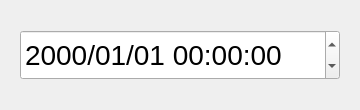
<?xml version="1.0" encoding="UTF-8"?>
<ui version="4.0">
 <class>TimeEditDialog</class>
 <widget class="QDialog" name="TimeEditDialog">
  <property name="geometry">
   <rect>
    <x>0</x>
    <y>0</y>
    <width>360</width>
    <height>110</height>
   </rect>
  </property>
  <property name="windowTitle">
   <string>Dialog</string>
  </property>
  <widget class="timeEdit" name="dateTimeEdit">
   <property name="geometry">
    <rect>
     <x>20</x>
     <y>30</y>
     <width>320</width>
     <height>50</height>
    </rect>
   </property>
   <property name="font">
    <font>
     <pointsize>21</pointsize>
    </font>
   </property>
   <property name="focusPolicy">
    <enum>Qt::StrongFocus</enum>
   </property>
   <property name="currentSection">
    <enum>QDateTimeEdit::YearSection</enum>
   </property>
   <property name="displayFormat">
    <string>yyyy/MM/dd HH:mm:ss</string>
   </property>
   <property name="currentSectionIndex">
    <number>0</number>
   </property>
  </widget>
 </widget>
 <customwidgets>
  <customwidget>
   <class>timeEdit</class>
   <extends>QDateTimeEdit</extends>
   <header>timeedit.h</header>
  </customwidget>
 </customwidgets>
 <resources/>
 <connections/>
</ui>
